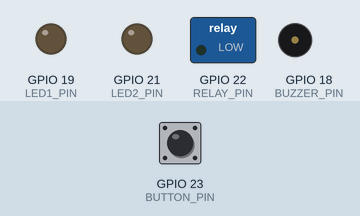
Simulated run of this program. Board: ESP32. Parts: switched loads named in the program (green lamp = pin HIGH), output pins drawn as LEDs (lit = HIGH), buzzer (waves = sounding). The test bench sets the inputs (shaded band); at power-on: GPIO 23 (BUTTON_PIN) HIGH.

Above: at 1.2 s.
1.3 s: GPIO 23 (BUTTON_PIN) pulled LOW for 0.15 s
At 2.22 s:
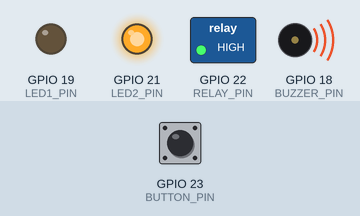
At 6.8 s:
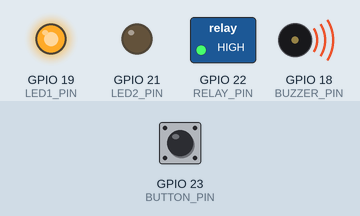
Timing chart, 0 to 8.8 s (numbered marks = the images above; inputs shaded):
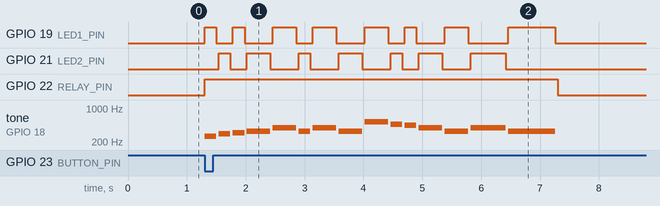

The program:

main.cpp
```cpp
#include <Arduino.h>

#define BUZZER_PIN 18
#define LED1_PIN   19
#define LED2_PIN   21
#define BUTTON_PIN 23   // Pino do botão
#define RELAY_PIN  22   // Pino do relé

#define BUZZER_CHANNEL 0
#define BUZZER_RESOLUTION 8

// Notas
#define NOTE_C4  262
#define NOTE_D4  294
#define NOTE_DS4 311
#define NOTE_E4  330
#define NOTE_F4  349
#define NOTE_G4  392
#define NOTE_A4  440
#define NOTE_AS4 466
#define NOTE_C5  523

// Tema clássico do Batman (simplificado)
int melody[] = {
  NOTE_C4, NOTE_D4, NOTE_DS4, NOTE_E4,
  NOTE_G4, NOTE_E4, NOTE_G4, NOTE_E4,
  NOTE_C5, NOTE_AS4, NOTE_A4, NOTE_G4,
  NOTE_E4, NOTE_G4, NOTE_E4
};

int duration[] = {
  200, 200, 200, 400,
  400, 200, 400, 400,
  400, 200, 200, 400,
  400, 600, 800
};

void setup() {
  pinMode(LED1_PIN, OUTPUT);
  pinMode(LED2_PIN, OUTPUT);
  pinMode(RELAY_PIN, OUTPUT);
  pinMode(BUTTON_PIN, INPUT_PULLUP); // Botão com resistor interno

  ledcSetup(BUZZER_CHANNEL, 2000, BUZZER_RESOLUTION);
  ledcAttachPin(BUZZER_PIN, BUZZER_CHANNEL);
}

void playNote(int freq, int timeMs, int index) {
  ledcWriteTone(BUZZER_CHANNEL, freq);

  if (index % 2 == 0) {
    digitalWrite(LED1_PIN, HIGH);
    digitalWrite(LED2_PIN, LOW);
  } else {
    digitalWrite(LED1_PIN, LOW);
    digitalWrite(LED2_PIN, HIGH);
  }

  delay(timeMs);

  ledcWriteTone(BUZZER_CHANNEL, 0);
  digitalWrite(LED1_PIN, LOW);
  digitalWrite(LED2_PIN, LOW);
  delay(40);
}

void loop() {
  if (digitalRead(BUTTON_PIN) == LOW) {
    digitalWrite(RELAY_PIN, HIGH); // Liga o relé

    int total = sizeof(melody) / sizeof(melody[0]);
    for (int i = 0; i < total; i++) {
      playNote(melody[i], duration[i], i);
    }

    digitalWrite(RELAY_PIN, LOW); // Desliga o relé após execução
    delay(1000);
  }
}
```

Measured:
- after the input at 1.3 s, GPIO 19 (LED1_PIN): LOW → HIGH at once, → LOW 0.20 s later, → HIGH 0.28 s later, → LOW 0.20 s later, … (16 changes in this stretch); GPIO 21 (LED2_PIN): LOW → HIGH after 0.24 s, → LOW 0.20 s later, → HIGH 0.28 s later, → LOW 0.40 s later, … (14 changes in this stretch)
